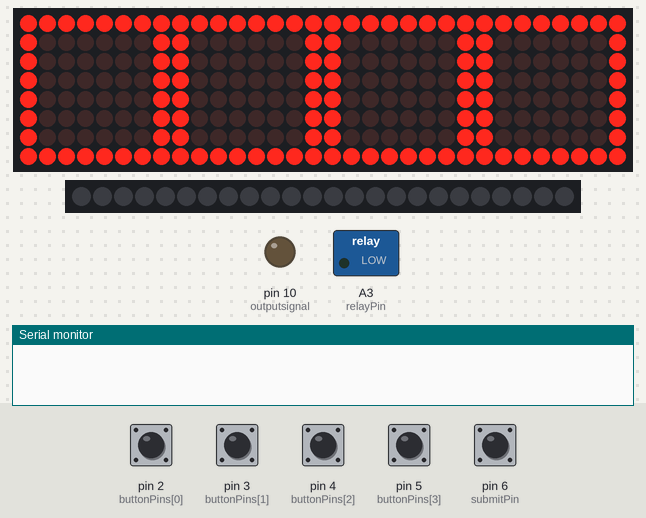
Simulated run of this sketch. Board: Arduino Uno, built with avr-gcc and run on an emulated ATmega328P. Parts: 32×8 LED matrix, 24 RGB LEDs in strip order, left to right, switched loads named in the sketch (green lamp = pin HIGH), output pins drawn as LEDs (lit = HIGH), the last lines printed to the serial monitor. The inputs (shaded band) are chosen by the test bench; at power-on: pin 2 (buttonPins[0]), pin 3 (buttonPins[1]), pin 4 (buttonPins[2]), pin 5 (buttonPins[3]), pin 6 (submitPin) HIGH. Dim RGB values are drawn brighter than linear; random numbers use the default seed unless the sketch sets one.

Above: at 1.2 s.
1.3 s: pin 6 (submitPin) pulled LOW for 0.15 s
2.9 s: pin 2 (buttonPins[0]) pulled LOW for 0.15 s
At 3.5 s:
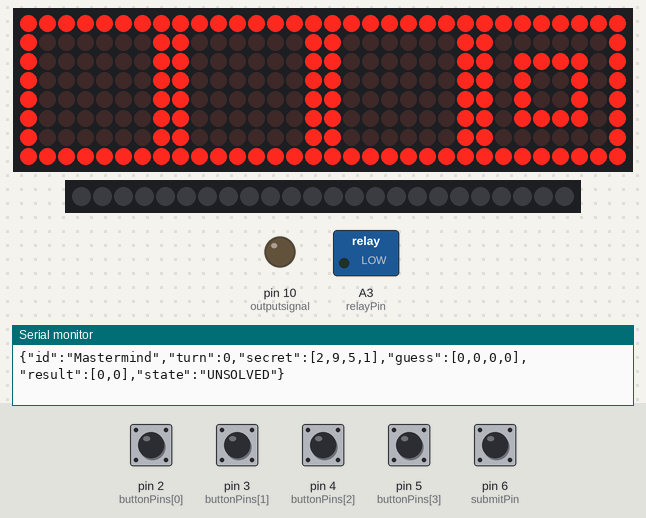
4.5 s: pin 3 (buttonPins[1]) pulled LOW for 0.15 s
At 5.6 s:
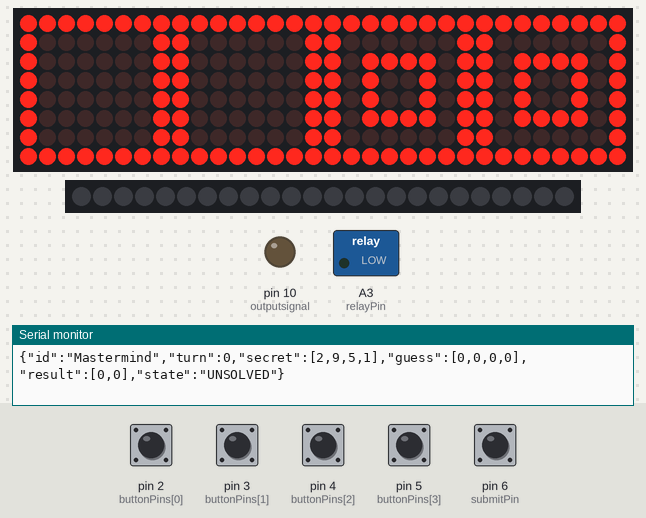
6.1 s: pin 4 (buttonPins[2]) pulled LOW for 0.15 s
At 7.1 s:
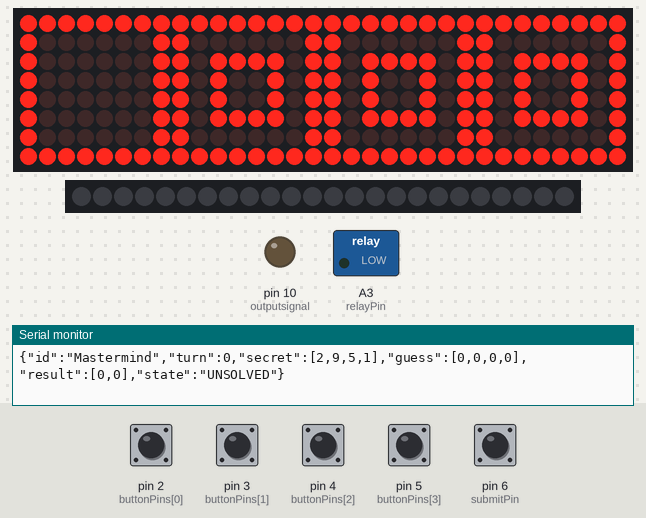
7.7 s: pin 5 (buttonPins[3]) pulled LOW for 0.15 s
At 8.0 s:
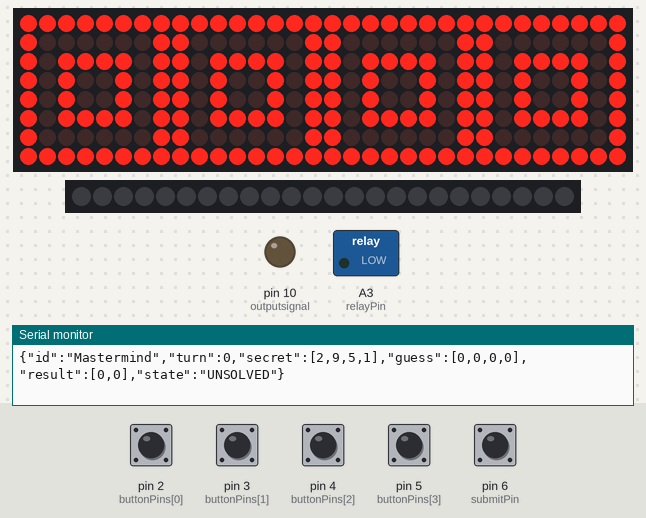
9.3 s: pin 6 (submitPin) pulled LOW for 1 s
At 10.1 s:
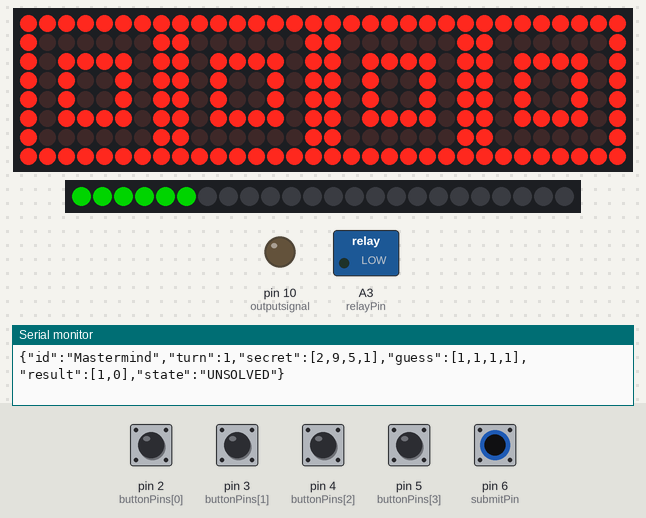
Timing chart, 0 to 12.3 s (numbered marks = the images above; inputs shaded):
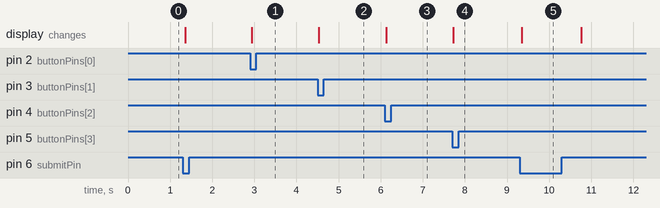

Measured:
- after the input at 2.9 s, the display: changes at once (image 1)
- after the input at 4.5 s, the display: changes at once (image 2)
- after the input at 6.1 s, the display: changes at once (image 3)
- after the input at 7.7 s, the display: changes at once (image 4)

The sketch:

arduino_mastermind.ino
```cpp
/**
 * "Mastermind" Puzzle
 *
 * The puzzle has a secret sequence of values (numbers, letters, shapes, objects, colours),
 * definable in code, or initialised to a random value. Players must deduce what this secret is.
 * To do so, players input a guess - a sequence of the same length as the secret code, and receive
 * a response indicating how many values were totally correct (appearing in the same position in
 * the guess and the secret code) and how many were partially correct (values in the guess that appeared
 * in a different position in the secret code).
 * They use this information to refine future guesses until it matches the secret, at which point
 * the puzzle is solved and a relay activated (which could, e.g. release a maglock)
 *
 * See: https://www.cs.uni.edu/~wallingf/teaching/cs3530/resources/knuth-mastermind.pdf
 */

// INCLUDES
// For controlling Neopixel LED strips - download from http://fastled.io/
#include <FastLED.h>
// Used to control a panel of MAX7219 LED displays showing the input sequence - https://github.com/wayoda/LedControl
#include "src/LedControl.h"
// Used to form structured JSON output to send via serial connection - https://arduinojson.org/
#include <ArduinoJson.h>
// Header file contains definition of the values appeaing on the display
#include "font.h"


signed short minutes, secondes;
char timeline[16];


// CONSTANTS
// Define the Arduino pins to which buttons are attached
const byte buttonPins[] = {2, 3, 4, 5};
const byte submitPin = 6;
// This pin will be sent a HIGH pulse when the correct solution is entered
const byte relayPin = A3;
// Number of values in the secret code
const byte codeLength = 4;
// The number of different types of symbol from which the code is made
const byte numSymbols = 10;
// The number of LEDs used to provide feedback on each guess
const byte numLeds=24;


int NumStep = 0;  //Variable to interate


// GLOBALS
// Initialise a LedControl object
// Parameters are DataIn (Din), Clock (Clk), ChipSelect (CS), Number of MAX72XX modules
LedControl lc = LedControl(A1, 13, A0, 4);
// Keep track of which buttons were pressed last frame
bool lastButtonState[codeLength];
// The secret code players are trying to guess.
// This is an array of byte values, each between 0 and numSymbols-1
// The actual image displayed for each element is defined by the array in the font.h file
byte secret[codeLength] = {2,9,5,1};
// The player's guess
byte guess[codeLength];
// The number of guesses made
int numGuesses = 0;
// Define the array of leds used to provide feedback
CRGB leds[numLeds];

/**
 * Sets the secret to a random sequence
 */
void setRandomSecret() {
  // Create seed value based on random noise on unconnected analog input pin
  randomSeed(analogRead(A5));
  for(int i=0; i<codeLength; i++) {
    // Assign each element of the secret code to a random value up to max allowed
    secret[i] = random(numSymbols);
  }
}


/**
 * Displays the response (blacks and whites) to a player's guess
 */
void displayResponse(int numBlacks, int numWhites){

  // Loop to allow flashing of "white" pegs
  for(int loop=0; loop<7; loop++){
    // Colour in a quarter of all LEDs for each correct "black" peg
    for(int i=0; i<numBlacks*(numLeds/4); i++) {
      leds[i] = CRGB::Green;
    }
    // Now colour in a quarter of remaining LEDs for each "white" peg in the guess
    for(int i=numBlacks*(numLeds/4); i<(numBlacks+numWhites)*(numLeds/4); i++) {
      // Alternate between black and orange
      leds[i] = (loop%2) ? CRGB::Black : CRGB::Orange;
    }
    FastLED.show();
    delay(200);
  }

  // Turn off all the LEDs again
  for(int i=0; i<numLeds; i++){
    leds[i] = CRGB::Black;
  }
  FastLED.show();
}

/**
 * Send details of a guess and its response as JSON over serial connection
 */
bool serialUpdate(byte secret[], byte guess[], byte blackCount, byte whiteCount){
  // Create a JSON document of sufficient size
  StaticJsonDocument<256> doc;
  // Include a unique ID to identify this puzzle
  doc["id"] = "Mastermind";
  // Create a simple property with the number of guesses
  doc["turn"] = numGuesses;
  // Include the secret code as an array of elements
  JsonArray jsonSecret = doc.createNestedArray("secret");
  for(int i=0;i<4; i++) { jsonSecret.add(secret[i]); }
  // Include the player's last guess
  JsonArray jsonGuess = doc.createNestedArray("guess");
  for(int i=0;i<4; i++) { jsonGuess.add(guess[i]); }
  // Create an array containing the response of blacks and whites
  JsonArray result = doc.createNestedArray("result");
  result.add(blackCount);
  result.add(whiteCount);
  doc["state"] = (blackCount == codeLength) ? "SOLVED" : "UNSOLVED" ;
  // Send the result over the serial connection
  serializeJson(doc, Serial);
  Serial.println("");
}

/**
 * Compares the player's last guess to the stored secret code
 */
bool calculateResponse(byte &blackCount, byte &whiteCount) {

  // Keep track of which elements have already been scored
  bool secretUsed[codeLength] = {false, };// = {false, false, false, false};
  bool guessUsed[codeLength] = {false, };//= {false, false, false, false};

  // Count "black" - correct values in correct positions
  blackCount = 0;
  for (int i=0; i<codeLength; i++) {
    if (guess[i] == secret[i]) {
      blackCount++;
      secretUsed[i] = true;
      guessUsed[i] = true;
    }
  }

  // Count "white" - correct values in *incorrect* position
  whiteCount = 0;
  for (int i=0; i<codeLength; i++) {
    // Don't score elements from guess already counted as black hits
    if(!guessUsed[i]) {
      for(int j=0; j<codeLength; j++) {
        // Don't score elements from secret already counted as black hits
        if(!secretUsed[j] && (guess[i] == secret[j])) {
          whiteCount++;
          // Mark to ensure this element is not double-counted
          secretUsed[j] = true;
          break;
        }
      }
    }
  }

  // Call the serial update function
  serialUpdate(secret, guess, blackCount, whiteCount);

  // Return true if code was correct
  return (blackCount == codeLength);
}

/**
 * Reads player input to guess the secret code
 */
void getInput() {

  // For testing, use the following code to enter input via serial monitor
  /*
  int counter=0;
  // Wait until something is received
  while (!Serial.available());
  while(true) {
    char incomingByte = Serial.read();
    if (incomingByte == '\n' || incomingByte == '\r') { break; } // exit the while(1), we're done receiving
    if (incomingByte == -1) { continue; } // if no characters are in the buffer read() returns -1
    guess[counter] = (incomingByte - 48);
    counter++;
    if(counter >= codeLength) { break; }
  }
  */

  // Ensure that submit button is not being held down to prevent double-submits
  while(!digitalRead(submitPin)) {
    delay(100);
  }
  // Loop until the submit button is pressed
  while(digitalRead(submitPin)) {
    for(int i=0; i<4; i++){
      // Read each button input
      bool buttonState = digitalRead(buttonPins[i]);
      // If the button wasn't pressed last frame, but is now
      if(!buttonState && lastButtonState[i]) {
        // Increase the value of this guess element
        guess[i]++;
        // And, if the value goes out of allowed range, wrap back to 0
        if(guess[i]>=numSymbols) { guess[i] = 0; }
      }
      // Update the last state for this button
      lastButtonState[i] = buttonState;
      // Display the guess on the LED matrix
      for(int row=0; row<8; row++){
        lc.setRow(i,row,digits[guess[i]][row]);
      }
    }
  }
}

const int outputsignal=10;
void setup() {
  // Loop over and initialise all the MAX72XX modules
  for(int i=0; i<4; i++){
    lc.shutdown(i,false);
    lc.setIntensity(i,5);
    lc.clearDisplay(i);
  }


  // Intialise the input pins
  for(int i=0; i<4; i++){
    pinMode(buttonPins[i], INPUT_PULLUP);
  }
  pinMode(submitPin, INPUT_PULLUP);
  pinMode(relayPin, OUTPUT);
  pinMode(outputsignal, OUTPUT);
  digitalWrite(relayPin, LOW);

  // Serial connection used to print debug values
  Serial.begin(9600);

  FastLED.addLeds<WS2812B, A2, GRB>(leds, numLeds);
  // Uncomment the following line if you'd like to set a random secret code
  // setRandomSecret();
}

void loop() {

  // Wait for the player to input a guess
  getInput();

  // Check their guess against the correct code
  byte whiteCount=0, blackCount=0;
  calculateResponse(blackCount, whiteCount);


  // Correct code entered
  if(blackCount == codeLength) {
    // Unlock a maglock, flash a light, whatever...
    digitalWrite(outputsignal,HIGH);


    // Serial monitor
    Serial.print(F("YOU WIN!"));

    // Chase sequence
    for(int i=0; i<numLeds; i++){
      leds[i] = CRGB::Green;
      FastLED.show();
      delay(20);
    }
    for(int i=0; i<numLeds; i++){
      leds[i] = CRGB::Black;
      FastLED.show();
      delay(20);
    }

    digitalWrite(outputsignal,LOW);
  }
  // Incorrect guess
  else {
    displayResponse(blackCount, whiteCount);
  }

  // If desired, heep count of the number of guesses
  numGuesses++;


}
```

Source omitted: font.h (12104 bytes)
